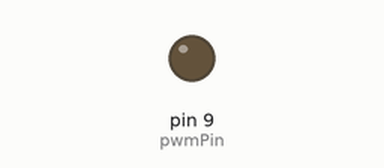
A sketch run on a simulated Arduino Uno, built with avr-gcc and run on an emulated ATmega328P. On the bench: output pins drawn as LEDs (lit = HIGH). What the sketch prints to the serial monitor is not drawn.

Above: at 0.5 s.
Timing chart, 0 to 2.0 s (numbered marks = the images above):
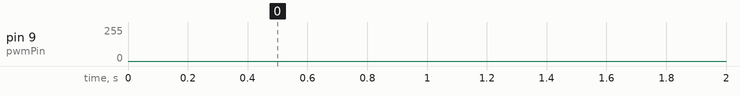

The sketch:

basic_ac_signal.ino
```cpp
const int pwmPin = 9;
const int sampleCount = 100;
float sineTable[sampleCount];

void setup() {
  Serial.begin(9600);
  for (int i = 0; i < sampleCount; i++) {
    sineTable[i] = (sin(2 * PI * i / sampleCount) + 1) * 127.5;
  }
}

void loop() {
  for (int i = 0; i < sampleCount; i++) {
    int val = (int)sineTable[i];
    analogWrite(pwmPin, val);

    Serial.println(val);

    delayMicroseconds(500);
  }
}
```
